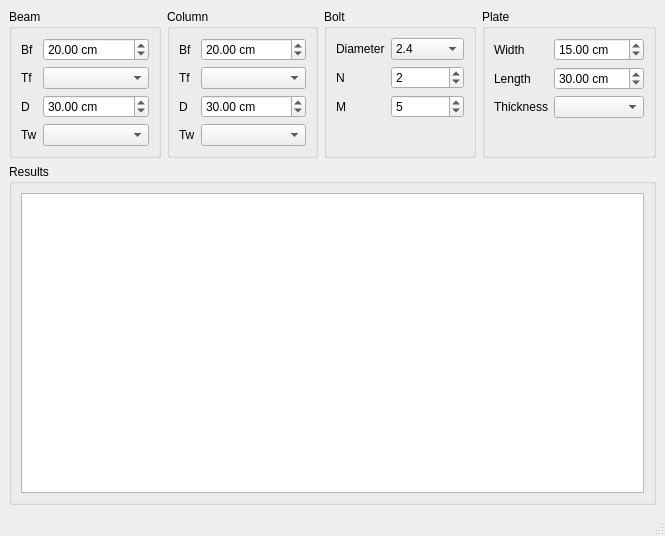
<?xml version="1.0" encoding="UTF-8"?>
<ui version="4.0">
 <class>MainWindow</class>
 <widget class="QMainWindow" name="MainWindow">
  <property name="geometry">
   <rect>
    <x>0</x>
    <y>0</y>
    <width>665</width>
    <height>536</height>
   </rect>
  </property>
  <property name="windowTitle">
   <string>Steel Connection</string>
  </property>
  <widget class="QWidget" name="centralwidget">
   <layout class="QVBoxLayout" name="verticalLayout">
    <item>
     <layout class="QHBoxLayout" name="horizontalLayout_2">
      <item>
       <widget class="QGroupBox" name="groupBox">
        <property name="title">
         <string>Beam</string>
        </property>
        <layout class="QFormLayout" name="formLayout">
         <item row="0" column="0">
          <widget class="QLabel" name="label_2">
           <property name="text">
            <string>Bf</string>
           </property>
          </widget>
         </item>
         <item row="0" column="1">
          <widget class="QDoubleSpinBox" name="beam_bf">
           <property name="suffix">
            <string> cm</string>
           </property>
           <property name="minimum">
            <double>5.000000000000000</double>
           </property>
           <property name="maximum">
            <double>1000.000000000000000</double>
           </property>
           <property name="value">
            <double>20.000000000000000</double>
           </property>
          </widget>
         </item>
         <item row="1" column="0">
          <widget class="QLabel" name="label_3">
           <property name="text">
            <string>Tf</string>
           </property>
          </widget>
         </item>
         <item row="1" column="1">
          <widget class="QComboBox" name="beam_tf"/>
         </item>
         <item row="2" column="0">
          <widget class="QLabel" name="label_5">
           <property name="text">
            <string>D</string>
           </property>
          </widget>
         </item>
         <item row="2" column="1">
          <widget class="QDoubleSpinBox" name="beam_totaldepth">
           <property name="suffix">
            <string> cm</string>
           </property>
           <property name="minimum">
            <double>5.000000000000000</double>
           </property>
           <property name="maximum">
            <double>1000.000000000000000</double>
           </property>
           <property name="value">
            <double>30.000000000000000</double>
           </property>
          </widget>
         </item>
         <item row="3" column="0">
          <widget class="QLabel" name="label_4">
           <property name="text">
            <string>Tw</string>
           </property>
          </widget>
         </item>
         <item row="3" column="1">
          <widget class="QComboBox" name="beam_tw"/>
         </item>
        </layout>
       </widget>
      </item>
      <item>
       <widget class="QGroupBox" name="groupBox_2">
        <property name="title">
         <string>Column</string>
        </property>
        <layout class="QFormLayout" name="formLayout_2">
         <item row="0" column="0">
          <widget class="QLabel" name="label_6">
           <property name="text">
            <string>Bf</string>
           </property>
          </widget>
         </item>
         <item row="0" column="1">
          <widget class="QDoubleSpinBox" name="column_bf">
           <property name="suffix">
            <string> cm</string>
           </property>
           <property name="minimum">
            <double>5.000000000000000</double>
           </property>
           <property name="maximum">
            <double>1000.000000000000000</double>
           </property>
           <property name="value">
            <double>20.000000000000000</double>
           </property>
          </widget>
         </item>
         <item row="1" column="0">
          <widget class="QLabel" name="label_7">
           <property name="text">
            <string>Tf</string>
           </property>
          </widget>
         </item>
         <item row="1" column="1">
          <widget class="QComboBox" name="column_tf"/>
         </item>
         <item row="2" column="0">
          <widget class="QLabel" name="label_9">
           <property name="text">
            <string>D</string>
           </property>
          </widget>
         </item>
         <item row="2" column="1">
          <widget class="QDoubleSpinBox" name="column_totaldepth">
           <property name="suffix">
            <string> cm</string>
           </property>
           <property name="minimum">
            <double>5.000000000000000</double>
           </property>
           <property name="maximum">
            <double>1000.000000000000000</double>
           </property>
           <property name="value">
            <double>30.000000000000000</double>
           </property>
          </widget>
         </item>
         <item row="3" column="0">
          <widget class="QLabel" name="label_8">
           <property name="text">
            <string>Tw</string>
           </property>
          </widget>
         </item>
         <item row="3" column="1">
          <widget class="QComboBox" name="column_tw"/>
         </item>
        </layout>
       </widget>
      </item>
      <item>
       <widget class="QGroupBox" name="groupBox_3">
        <property name="title">
         <string>Bolt</string>
        </property>
        <layout class="QFormLayout" name="formLayout_3">
         <item row="0" column="0">
          <widget class="QLabel" name="label_10">
           <property name="text">
            <string>Diameter</string>
           </property>
          </widget>
         </item>
         <item row="0" column="1">
          <widget class="QComboBox" name="bolt_diameter">
           <item>
            <property name="text">
             <string>2.4</string>
            </property>
           </item>
           <item>
            <property name="text">
             <string>2.7</string>
            </property>
           </item>
           <item>
            <property name="text">
             <string>3.0</string>
            </property>
           </item>
          </widget>
         </item>
         <item row="1" column="1">
          <widget class="QSpinBox" name="bolt_n">
           <property name="minimum">
            <number>1</number>
           </property>
           <property name="singleStep">
            <number>2</number>
           </property>
           <property name="value">
            <number>2</number>
           </property>
          </widget>
         </item>
         <item row="1" column="0">
          <widget class="QLabel" name="label_14">
           <property name="text">
            <string>N</string>
           </property>
          </widget>
         </item>
         <item row="3" column="1">
          <widget class="QSpinBox" name="bolt_m">
           <property name="minimum">
            <number>1</number>
           </property>
           <property name="singleStep">
            <number>1</number>
           </property>
           <property name="value">
            <number>5</number>
           </property>
          </widget>
         </item>
         <item row="3" column="0">
          <widget class="QLabel" name="label_15">
           <property name="text">
            <string>M</string>
           </property>
          </widget>
         </item>
        </layout>
       </widget>
      </item>
      <item>
       <widget class="QGroupBox" name="groupBox_4">
        <property name="title">
         <string>Plate</string>
        </property>
        <layout class="QFormLayout" name="formLayout_4">
         <item row="0" column="0">
          <widget class="QLabel" name="label_11">
           <property name="text">
            <string>Width</string>
           </property>
          </widget>
         </item>
         <item row="0" column="1">
          <widget class="QDoubleSpinBox" name="plate_width">
           <property name="suffix">
            <string> cm</string>
           </property>
           <property name="minimum">
            <double>5.000000000000000</double>
           </property>
           <property name="maximum">
            <double>1000.000000000000000</double>
           </property>
           <property name="value">
            <double>15.000000000000000</double>
           </property>
          </widget>
         </item>
         <item row="1" column="0">
          <widget class="QLabel" name="label_13">
           <property name="text">
            <string>Length</string>
           </property>
          </widget>
         </item>
         <item row="1" column="1">
          <widget class="QDoubleSpinBox" name="plate_length">
           <property name="suffix">
            <string> cm</string>
           </property>
           <property name="minimum">
            <double>5.000000000000000</double>
           </property>
           <property name="maximum">
            <double>1000.000000000000000</double>
           </property>
           <property name="value">
            <double>30.000000000000000</double>
           </property>
          </widget>
         </item>
         <item row="3" column="0">
          <widget class="QLabel" name="label_12">
           <property name="text">
            <string>Thickness</string>
           </property>
          </widget>
         </item>
         <item row="3" column="1">
          <widget class="QComboBox" name="plate_thickness"/>
         </item>
        </layout>
       </widget>
      </item>
     </layout>
    </item>
    <item>
     <widget class="QGroupBox" name="groupBox_5">
      <property name="title">
       <string>Results</string>
      </property>
      <layout class="QHBoxLayout" name="horizontalLayout">
       <item>
        <widget class="QTextBrowser" name="results">
         <property name="minimumSize">
          <size>
           <width>0</width>
           <height>200</height>
          </size>
         </property>
        </widget>
       </item>
      </layout>
     </widget>
    </item>
   </layout>
  </widget>
  <widget class="QMenuBar" name="menubar">
   <property name="geometry">
    <rect>
     <x>0</x>
     <y>0</y>
     <width>665</width>
     <height>26</height>
    </rect>
   </property>
  </widget>
  <widget class="QStatusBar" name="statusbar"/>
 </widget>
 <resources/>
 <connections/>
</ui>
